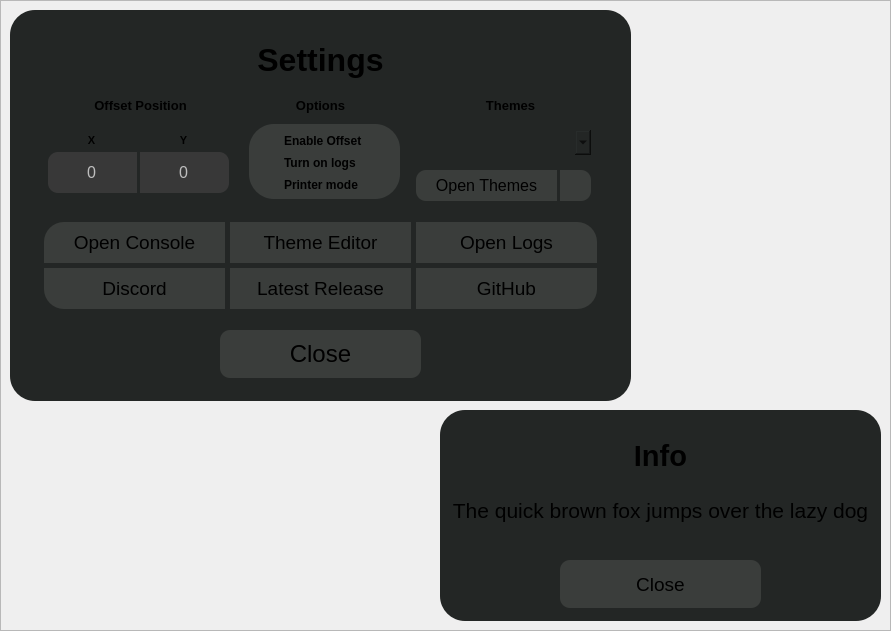
    <widget class="QFrame" name="Settings">
     <property name="geometry">
      <rect>
       <x>30</x>
       <y>30</y>
       <width>891</width>
       <height>631</height>
      </rect>
     </property>
     <property name="frameShape">
      <enum>QFrame::StyledPanel</enum>
     </property>
     <property name="frameShadow">
      <enum>QFrame::Raised</enum>
     </property>
     <widget class="QFrame" name="SettingsMenu">
      <property name="enabled">
       <bool>true</bool>
      </property>
      <property name="geometry">
       <rect>
        <x>10</x>
        <y>10</y>
        <width>621</width>
        <height>391</height>
       </rect>
      </property>
      <property name="styleSheet">
       <string notr="true">background:rgb(35, 38, 37);
border-radius: 25px;</string>
      </property>
      <property name="frameShape">
       <enum>QFrame::StyledPanel</enum>
      </property>
      <property name="frameShadow">
       <enum>QFrame::Raised</enum>
      </property>
      <widget class="QLabel" name="Header">
       <property name="geometry">
        <rect>
         <x>0</x>
         <y>20</y>
         <width>621</width>
         <height>61</height>
        </rect>
       </property>
       <property name="font">
        <font>
         <pointsize>12</pointsize>
         <bold>true</bold>
        </font>
       </property>
       <property name="text">
        <string>&lt;html&gt;&lt;head/&gt;&lt;body&gt;&lt;p&gt;&lt;span style=&quot; font-size:24pt;&quot;&gt;Settings&lt;/span&gt;&lt;/p&gt;&lt;/body&gt;&lt;/html&gt;</string>
       </property>
       <property name="textFormat">
        <enum>Qt::RichText</enum>
       </property>
       <property name="alignment">
        <set>Qt::AlignCenter</set>
       </property>
      </widget>
      <widget class="QLabel" name="themes">
       <property name="geometry">
        <rect>
         <x>410</x>
         <y>85</y>
         <width>181</width>
         <height>21</height>
        </rect>
       </property>
       <property name="font">
        <font>
         <pointsize>14</pointsize>
         <bold>true</bold>
        </font>
       </property>
       <property name="text">
        <string>&lt;html&gt;&lt;head/&gt;&lt;body&gt;&lt;p align=&quot;center&quot;&gt;&lt;span style=&quot; font-size:10pt;&quot;&gt;Themes&lt;/span&gt;&lt;/p&gt;&lt;/body&gt;&lt;/html&gt;</string>
       </property>
       <property name="textFormat">
        <enum>Qt::RichText</enum>
       </property>
       <property name="alignment">
        <set>Qt::AlignCenter</set>
       </property>
      </widget>
      <widget class="QPushButton" name="CloseBox">
       <property name="geometry">
        <rect>
         <x>210</x>
         <y>320</y>
         <width>201</width>
         <height>48</height>
        </rect>
       </property>
       <property name="font">
        <font>
         <pointsize>18</pointsize>
        </font>
       </property>
       <property name="cursor">
        <cursorShape>PointingHandCursor</cursorShape>
       </property>
       <property name="styleSheet">
        <string notr="true">QPushButton{
background: rgb(58,61,59);
border-radius: 10px;
}
        QPushButton:hover {
background: rgb(55,55,55);
        }</string>
       </property>
       <property name="text">
        <string>Close</string>
       </property>
      </widget>
      <widget class="QPushButton" name="GH">
       <property name="geometry">
        <rect>
         <x>406</x>
         <y>258</y>
         <width>181</width>
         <height>41</height>
        </rect>
       </property>
       <property name="font">
        <font>
         <pointsize>14</pointsize>
        </font>
       </property>
       <property name="cursor">
        <cursorShape>PointingHandCursor</cursorShape>
       </property>
       <property name="styleSheet">
        <string notr="true">QPushButton{
background: rgb(58,61,59);
border-top-left-radius: 0px;
border-top-right-radius: 0px;
border-bottom-right-radius: 20px;
border-bottom-left-radius: 0px;
}
        QPushButton:hover {
background: rgb(55,55,55);
        }</string>
       </property>
       <property name="text">
        <string>GitHub</string>
       </property>
      </widget>
      <widget class="QPushButton" name="LR">
       <property name="geometry">
        <rect>
         <x>220</x>
         <y>258</y>
         <width>181</width>
         <height>41</height>
        </rect>
       </property>
       <property name="font">
        <font>
         <pointsize>14</pointsize>
        </font>
       </property>
       <property name="cursor">
        <cursorShape>PointingHandCursor</cursorShape>
       </property>
       <property name="styleSheet">
        <string notr="true">QPushButton{
background: rgb(58,61,59);
}
        QPushButton:hover {
background: rgb(55,55,55);
        }</string>
       </property>
       <property name="text">
        <string>Latest Release</string>
       </property>
      </widget>
      <widget class="QPushButton" name="Discord">
       <property name="geometry">
        <rect>
         <x>34</x>
         <y>258</y>
         <width>181</width>
         <height>41</height>
        </rect>
       </property>
       <property name="font">
        <font>
         <pointsize>14</pointsize>
        </font>
       </property>
       <property name="cursor">
        <cursorShape>PointingHandCursor</cursorShape>
       </property>
       <property name="styleSheet">
        <string notr="true">QPushButton{
background: rgb(58,61,59);
border-top-left-radius: 0px;
border-top-right-radius: 0px;
border-bottom-right-radius: 0px;
border-bottom-left-radius: 20px;
}
        QPushButton:hover {
background: rgb(55,55,55);
        }</string>
       </property>
       <property name="text">
        <string>Discord</string>
       </property>
      </widget>
      <widget class="QPushButton" name="OpenLogs">
       <property name="geometry">
        <rect>
         <x>406</x>
         <y>212</y>
         <width>181</width>
         <height>41</height>
        </rect>
       </property>
       <property name="font">
        <font>
         <pointsize>14</pointsize>
        </font>
       </property>
       <property name="cursor">
        <cursorShape>PointingHandCursor</cursorShape>
       </property>
       <property name="styleSheet">
        <string notr="true">QPushButton{
background: rgb(58,61,59);
border-top-left-radius: 0px;
border-top-right-radius: 20px;
border-bottom-right-radius: 0px;
border-bottom-left-radius: 0px;
}
        QPushButton:hover {
background: rgb(55,55,55);
        }</string>
       </property>
       <property name="text">
        <string>Open Logs</string>
       </property>
      </widget>
      <widget class="QPushButton" name="Console">
       <property name="geometry">
        <rect>
         <x>34</x>
         <y>212</y>
         <width>181</width>
         <height>41</height>
        </rect>
       </property>
       <property name="font">
        <font>
         <pointsize>14</pointsize>
        </font>
       </property>
       <property name="cursor">
        <cursorShape>PointingHandCursor</cursorShape>
       </property>
       <property name="styleSheet">
        <string notr="true">QPushButton{
background: rgb(58,61,59);
border-top-left-radius: 20px;
border-top-right-radius: 0px;
border-bottom-right-radius: 0px;
border-bottom-left-radius: 0px;
}
        QPushButton:hover {
background: rgb(55,55,55);
        }</string>
       </property>
       <property name="text">
        <string>Open Console</string>
       </property>
      </widget>
      <widget class="QPushButton" name="ThemeEditorBTN">
       <property name="geometry">
        <rect>
         <x>220</x>
         <y>212</y>
         <width>181</width>
         <height>41</height>
        </rect>
       </property>
       <property name="font">
        <font>
         <pointsize>14</pointsize>
        </font>
       </property>
       <property name="cursor">
        <cursorShape>PointingHandCursor</cursorShape>
       </property>
       <property name="styleSheet">
        <string notr="true">QPushButton{
background: rgb(58,61,59);
}
        QPushButton:hover {
background: rgb(55,55,55);
        }</string>
       </property>
       <property name="text">
        <string>Theme Editor</string>
       </property>
      </widget>
      <widget class="QPushButton" name="OpenThemes">
       <property name="geometry">
        <rect>
         <x>406</x>
         <y>160</y>
         <width>141</width>
         <height>31</height>
        </rect>
       </property>
       <property name="font">
        <font>
         <pointsize>12</pointsize>
        </font>
       </property>
       <property name="cursor">
        <cursorShape>PointingHandCursor</cursorShape>
       </property>
       <property name="styleSheet">
        <string notr="true">QPushButton{
background: rgb(58,61,59);
border-top-left-radius: 10px;
border-top-right-radius: 0px;
border-bottom-right-radius: 0px;
border-bottom-left-radius: 10px;
}
        QPushButton:hover {
background: rgb(55,55,55);
        }</string>
       </property>
       <property name="text">
        <string>Open Themes</string>
       </property>
      </widget>
      <widget class="QPushButton" name="Reload">
       <property name="geometry">
        <rect>
         <x>550</x>
         <y>160</y>
         <width>31</width>
         <height>31</height>
        </rect>
       </property>
       <property name="font">
        <font>
         <pointsize>12</pointsize>
        </font>
       </property>
       <property name="cursor">
        <cursorShape>PointingHandCursor</cursorShape>
       </property>
       <property name="styleSheet">
        <string notr="true">QPushButton{
background: rgb(58,61,59);
border-top-left-radius: 0px;
border-top-right-radius: 10px;
border-bottom-right-radius: 10px;
border-bottom-left-radius: 0px;
}
        QPushButton:hover {
background: rgb(55,55,55);
        }</string>
       </property>
       <property name="text">
        <string/>
       </property>
       <property name="iconSize">
        <size>
         <width>20</width>
         <height>20</height>
        </size>
       </property>
      </widget>
      <widget class="QLineEdit" name="intervalTextBox_27">
       <property name="enabled">
        <bool>false</bool>
       </property>
       <property name="geometry">
        <rect>
         <x>38</x>
         <y>142</y>
         <width>89</width>
         <height>41</height>
        </rect>
       </property>
       <property name="font">
        <font>
         <pointsize>12</pointsize>
        </font>
       </property>
       <property name="styleSheet">
        <string notr="true">background: rgb(56, 56, 56);
border-top-left-radius: 10px;
border-top-right-radius: 0px;
border-bottom-right-radius: 0px;
border-bottom-left-radius: 10px;</string>
       </property>
       <property name="text">
        <string>0</string>
       </property>
       <property name="alignment">
        <set>Qt::AlignCenter</set>
       </property>
      </widget>
      <widget class="QLineEdit" name="intervalTextBox_89">
       <property name="enabled">
        <bool>false</bool>
       </property>
       <property name="geometry">
        <rect>
         <x>130</x>
         <y>142</y>
         <width>89</width>
         <height>41</height>
        </rect>
       </property>
       <property name="font">
        <font>
         <pointsize>12</pointsize>
        </font>
       </property>
       <property name="styleSheet">
        <string notr="true">background: rgb(56, 56, 56);
border-top-left-radius: 0px;
border-top-right-radius: 10px;
border-bottom-right-radius: 10px;
border-bottom-left-radius: 0px;</string>
       </property>
       <property name="text">
        <string>0</string>
       </property>
       <property name="alignment">
        <set>Qt::AlignCenter</set>
       </property>
      </widget>
      <widget class="QLabel" name="X">
       <property name="geometry">
        <rect>
         <x>51</x>
         <y>120</y>
         <width>61</width>
         <height>21</height>
        </rect>
       </property>
       <property name="font">
        <font>
         <pointsize>12</pointsize>
         <bold>true</bold>
        </font>
       </property>
       <property name="text">
        <string>&lt;html&gt;&lt;head/&gt;&lt;body&gt;&lt;p align=&quot;center&quot;&gt;&lt;span style=&quot; font-size:8pt;&quot;&gt;X&lt;/span&gt;&lt;/p&gt;&lt;/body&gt;&lt;/html&gt;</string>
       </property>
       <property name="textFormat">
        <enum>Qt::RichText</enum>
       </property>
       <property name="alignment">
        <set>Qt::AlignCenter</set>
       </property>
      </widget>
      <widget class="QLabel" name="Y">
       <property name="geometry">
        <rect>
         <x>128</x>
         <y>120</y>
         <width>91</width>
         <height>21</height>
        </rect>
       </property>
       <property name="font">
        <font>
         <pointsize>12</pointsize>
         <bold>true</bold>
        </font>
       </property>
       <property name="text">
        <string>&lt;html&gt;&lt;head/&gt;&lt;body&gt;&lt;p align=&quot;center&quot;&gt;&lt;span style=&quot; font-size:8pt;&quot;&gt;Y&lt;/span&gt;&lt;/p&gt;&lt;/body&gt;&lt;/html&gt;</string>
       </property>
       <property name="textFormat">
        <enum>Qt::RichText</enum>
       </property>
       <property name="alignment">
        <set>Qt::AlignCenter</set>
       </property>
      </widget>
      <widget class="QLabel" name="offsetPos">
       <property name="geometry">
        <rect>
         <x>40</x>
         <y>85</y>
         <width>181</width>
         <height>21</height>
        </rect>
       </property>
       <property name="font">
        <font>
         <pointsize>14</pointsize>
         <bold>true</bold>
        </font>
       </property>
       <property name="text">
        <string>&lt;html&gt;&lt;head/&gt;&lt;body&gt;&lt;p align=&quot;center&quot;&gt;&lt;span style=&quot; font-size:10pt;&quot;&gt;Offset Position&lt;/span&gt;&lt;/p&gt;&lt;/body&gt;&lt;/html&gt;</string>
       </property>
       <property name="textFormat">
        <enum>Qt::RichText</enum>
       </property>
       <property name="alignment">
        <set>Qt::AlignCenter</set>
       </property>
      </widget>
      <widget class="QLabel" name="opt">
       <property name="geometry">
        <rect>
         <x>220</x>
         <y>85</y>
         <width>181</width>
         <height>21</height>
        </rect>
       </property>
       <property name="font">
        <font>
         <pointsize>14</pointsize>
         <bold>true</bold>
        </font>
       </property>
       <property name="text">
        <string>&lt;html&gt;&lt;head/&gt;&lt;body&gt;&lt;p align=&quot;center&quot;&gt;&lt;span style=&quot; font-size:10pt;&quot;&gt;Options&lt;/span&gt;&lt;/p&gt;&lt;/body&gt;&lt;/html&gt;</string>
       </property>
       <property name="textFormat">
        <enum>Qt::RichText</enum>
       </property>
       <property name="alignment">
        <set>Qt::AlignCenter</set>
       </property>
      </widget>
      <widget class="QFrame" name="frame">
       <property name="geometry">
        <rect>
         <x>239</x>
         <y>114</y>
         <width>151</width>
         <height>75</height>
        </rect>
       </property>
       <property name="styleSheet">
        <string notr="true">background: rgb(58,61,59);
border-radius: 25px;</string>
       </property>
       <property name="frameShape">
        <enum>QFrame::StyledPanel</enum>
       </property>
       <property name="frameShadow">
        <enum>QFrame::Raised</enum>
       </property>
       <widget class="QCheckBox" name="LogBox">
        <property name="geometry">
         <rect>
          <x>15</x>
          <y>27</y>
          <width>181</width>
          <height>23</height>
         </rect>
        </property>
        <property name="sizePolicy">
         <sizepolicy hsizetype="Minimum" vsizetype="Fixed">
          <horstretch>0</horstretch>
          <verstretch>0</verstretch>
         </sizepolicy>
        </property>
        <property name="font">
         <font>
          <bold>true</bold>
         </font>
        </property>
        <property name="cursor">
         <cursorShape>PointingHandCursor</cursorShape>
        </property>
        <property name="layoutDirection">
         <enum>Qt::LeftToRight</enum>
        </property>
        <property name="autoFillBackground">
         <bool>false</bool>
        </property>
        <property name="styleSheet">
         <string notr="true">background:transparent</string>
        </property>
        <property name="text">
         <string>Turn on logs</string>
        </property>
       </widget>
       <widget class="QCheckBox" name="OffsetBox">
        <property name="geometry">
         <rect>
          <x>15</x>
          <y>5</y>
          <width>181</width>
          <height>23</height>
         </rect>
        </property>
        <property name="font">
         <font>
          <bold>true</bold>
         </font>
        </property>
        <property name="cursor">
         <cursorShape>PointingHandCursor</cursorShape>
        </property>
        <property name="layoutDirection">
         <enum>Qt::LeftToRight</enum>
        </property>
        <property name="autoFillBackground">
         <bool>false</bool>
        </property>
        <property name="styleSheet">
         <string notr="true">background:transparent</string>
        </property>
        <property name="text">
         <string>Enable Offset</string>
        </property>
       </widget>
       <widget class="QCheckBox" name="PrinterBox">
        <property name="geometry">
         <rect>
          <x>15</x>
          <y>49</y>
          <width>181</width>
          <height>23</height>
         </rect>
        </property>
        <property name="sizePolicy">
         <sizepolicy hsizetype="Minimum" vsizetype="Fixed">
          <horstretch>0</horstretch>
          <verstretch>0</verstretch>
         </sizepolicy>
        </property>
        <property name="font">
         <font>
          <bold>true</bold>
         </font>
        </property>
        <property name="cursor">
         <cursorShape>PointingHandCursor</cursorShape>
        </property>
        <property name="layoutDirection">
         <enum>Qt::LeftToRight</enum>
        </property>
        <property name="autoFillBackground">
         <bool>false</bool>
        </property>
        <property name="styleSheet">
         <string notr="true">background:transparent</string>
        </property>
        <property name="text">
         <string>Printer mode</string>
        </property>
       </widget>
      </widget>
      <widget class="QComboBox" name="ThemeCombo">
       <property name="geometry">
        <rect>
         <x>410</x>
         <y>120</y>
         <width>171</width>
         <height>25</height>
        </rect>
       </property>
      </widget>
     </widget>
     <widget class="QFrame" name="BackgroundINF">
      <property name="geometry">
       <rect>
        <x>440</x>
        <y>410</y>
        <width>441</width>
        <height>211</height>
       </rect>
      </property>
      <property name="styleSheet">
       <string notr="true">background:rgb(35, 38, 37);
border-radius: 25px;</string>
      </property>
      <property name="frameShape">
       <enum>QFrame::StyledPanel</enum>
      </property>
      <property name="frameShadow">
       <enum>QFrame::Raised</enum>
      </property>
      <widget class="QLabel" name="TextINF">
       <property name="geometry">
        <rect>
         <x>0</x>
         <y>50</y>
         <width>441</width>
         <height>101</height>
        </rect>
       </property>
       <property name="font">
        <font>
         <pointsize>16</pointsize>
         <bold>false</bold>
        </font>
       </property>
       <property name="styleSheet">
        <string notr="true">background:transparent</string>
       </property>
       <property name="text">
        <string>The quick brown fox jumps over the lazy dog</string>
       </property>
       <property name="textFormat">
        <enum>Qt::RichText</enum>
       </property>
       <property name="alignment">
        <set>Qt::AlignCenter</set>
       </property>
      </widget>
      <widget class="QPushButton" name="ButtonINF">
       <property name="geometry">
        <rect>
         <x>120</x>
         <y>150</y>
         <width>201</width>
         <height>48</height>
        </rect>
       </property>
       <property name="font">
        <font>
         <pointsize>14</pointsize>
        </font>
       </property>
       <property name="cursor">
        <cursorShape>PointingHandCursor</cursorShape>
       </property>
       <property name="styleSheet">
        <string notr="true">QPushButton{
background: rgb(58,61,59);
border-radius: 10px;
}
        QPushButton:hover {
background: rgb(55,55,55);
        }</string>
       </property>
       <property name="text">
        <string>Close</string>
       </property>
      </widget>
      <widget class="QLabel" name="HeaderINF">
       <property name="geometry">
        <rect>
         <x>0</x>
         <y>10</y>
         <width>441</width>
         <height>71</height>
        </rect>
       </property>
       <property name="font">
        <font>
         <pointsize>22</pointsize>
         <bold>true</bold>
        </font>
       </property>
       <property name="text">
        <string>Info</string>
       </property>
       <property name="alignment">
        <set>Qt::AlignCenter</set>
       </property>
      </widget>
     </widget>
    </widget>
